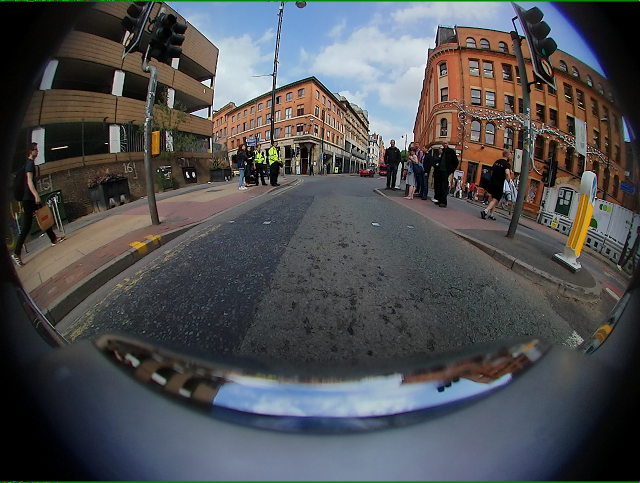
#> input picture fisheyes_v2/fisheye_motion_tracking/data/homework2/rgb_images/00006_FV.png, 1280 x 966 px, given in place of 00000_FV.png, which was not available (shown at 1/2 size)
$ python tune_plan1.py
#> lines starting #> are read from the running program, lines starting #| are printed output that depends on the picture; pictures that were not available may be replaced by others from this repository, and a replacement may not be noted
"""方案1 参数扫描: 找到最佳百分位组合"""

import cv2
import numpy as np
from pathlib import Path
import sys
import itertools
sys.path.insert(0, str(Path(__file__).resolve().parents[1]))

from core.motion_detection.frame_difference import detect_motion_seed_expand_v2

DATA = Path(__file__).resolve().parents[1] / "data" / "homework2"
FRAMES = ["00000", "00001", "00002", "00003", "00004", "00005",
          "00006", "00007", "00013", "00016", "00039", "00041", "00053"]


def score(pred, gt_bin):
    p = pred > 0
    tp = int((p & gt_bin).sum())
    fp = int((p & ~gt_bin).sum())
    fn = int((~p & gt_bin).sum())
    iou = tp / (tp + fp + fn) if (tp + fp + fn) > 0 else 0
    prec = tp / (tp + fp) if (tp + fp) > 0 else 0
    rec = tp / (tp + fn) if (tp + fn) > 0 else 0
    f1 = 2 * prec * rec / (prec + rec) if (prec + rec) > 0 else 0
    return {"iou": iou, "prec": prec, "rec": rec, "f1": f1, "tp": tp, "fp": fp, "fn": fn}


def load_pair(fid):
#> called with fid = '00000'
    c = cv2.imread(str(DATA / "rgb_images" / f"{fid}_FV.png"))
#> c is the input picture: shape (966, 1280, 3); mean B, G, R 81.5, 79.6, 78.8
    p = cv2.imread(str(DATA / "previous_images" / f"{fid}_FV_prev.png"))
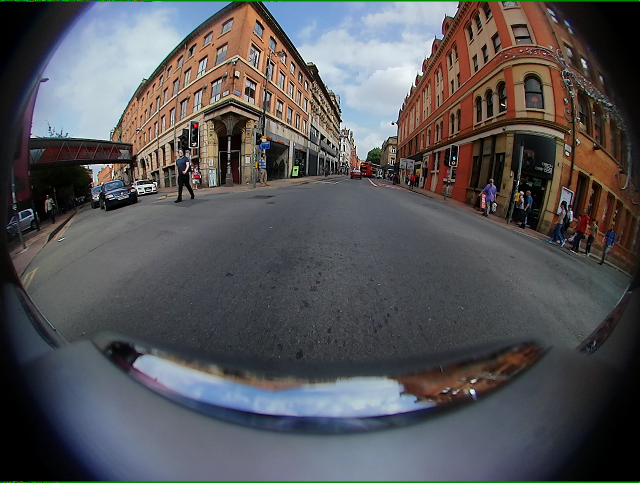
#> input picture fisheyes_v2/fisheye_motion_tracking/data/homework2/rgb_images/00007_FV.png, 1280 x 966 px, given in place of 00000_FV_prev.png, which was not available (shown at 1/2 size)
#> p is the input picture: shape (966, 1280, 3); mean B, G, R 87.6, 85, 86
    g = cv2.imread(str(DATA / "motion_annotation" / "GroudTruth" / f"{fid}_FV.png"), cv2.IMREAD_GRAYSCALE)
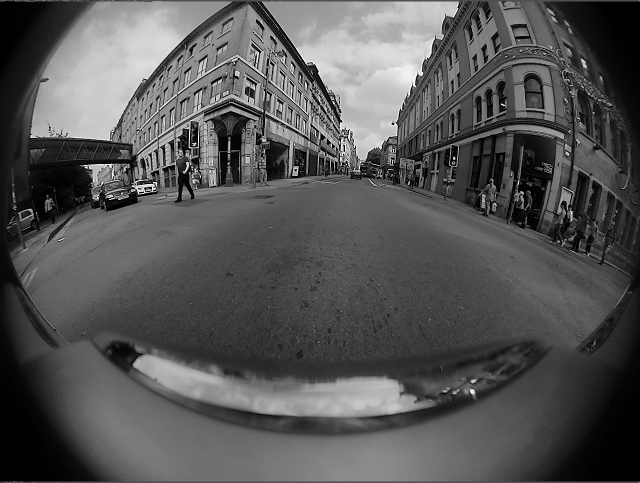
#> g: shape (966, 1280) (shown at 1/2 size); min 0, max 255, mean 85.1
    cg = cv2.cvtColor(c, cv2.COLOR_BGR2GRAY)
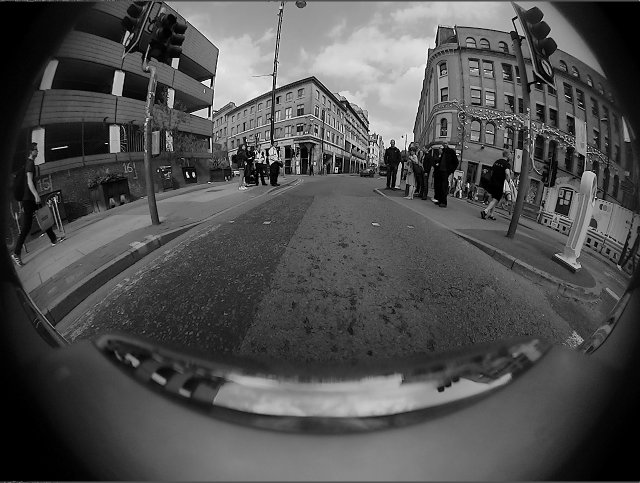
#> cg: shape (966, 1280) (shown at 1/2 size); min 0, max 255, mean 79.6
    pg = cv2.cvtColor(p, cv2.COLOR_BGR2GRAY)
    return pg, cg, (g > 0)


# Preload all frame pairs
print("Loading frames...")
frame_pairs = [(fid,) + load_pair(fid) for fid in FRAMES]
#> (the run stopped early here; a loop or call above may not have finished)
